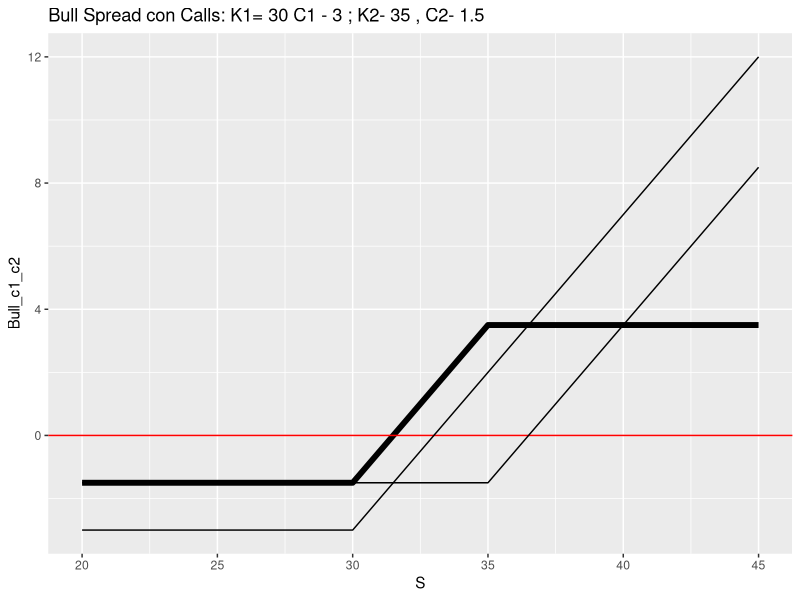
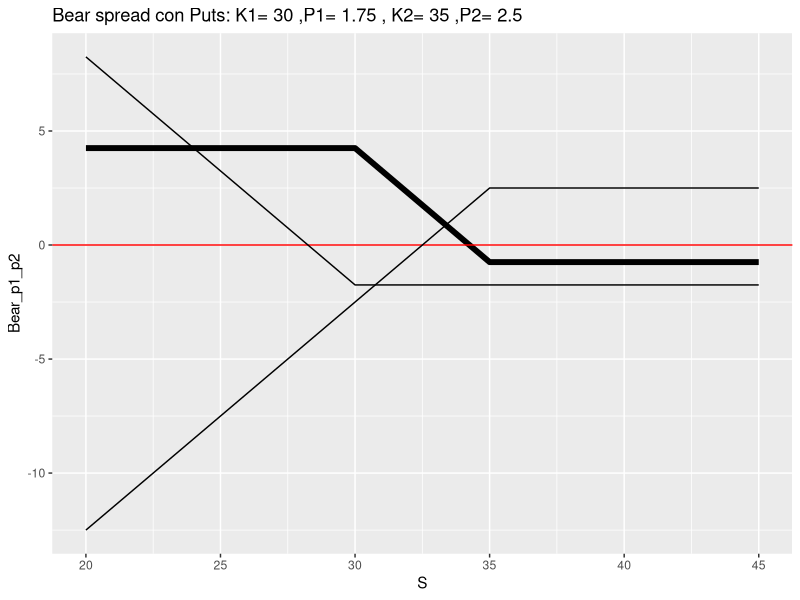

These figures' R source, in order:
rm(list = ls())
library(tidyverse)
library(flextable)

K1_C <- 30
C1 <- 3
K2_C <- 35
C2 <- 1.5
K3_C <- 40
C3 <- 0.75

K1_P <- 30
p1 <- 1.75
K2_P <- 35
p2 <- 2.5
K3_P <- 40
p3 <- 5


tibble(Variable = c('Strike', 'Prima'),
       Call_1 = c(K1_C, C1),
       Call_2 = c(K2_C, C2),
       Call_3 = c(K3_C, C3),
       
       Put_1 = c(K1_P, p1),
       Put_2 = c(K2_P, p2),
       Put_3 = c(K3_P, p3),
       ) %>%
  flextable() %>%
  colformat_double(digits=2)

# Bull C1 y C2-----------------------
S = seq(20, 45)
max(S - K1_C, 0)

PayoutCall_1 = unlist(map(S, function(x)max(x - K1_C, 0)))
RdoCall_1 = PayoutCall_1 - C1

PayoutCall_2 = unlist(map(S, function(x)max(x - K2_C, 0)))
RdoCall_2 = PayoutCall_2 - C2

df = tibble(S = S,
            C1 = RdoCall_1,
            C2 = RdoCall_2,
            Bull_c1_c2 = RdoCall_1 - RdoCall_2)

ggplot(df, aes(x=S, y=Bull_c1_c2)) + 
  geom_line(lwd = 2) + 
  geom_abline(slope=0, intercept=0, col='red') + 
  geom_line(aes(x=S, y=RdoCall_1)) + 
  geom_line(aes(x=S, y=RdoCall_2)) + 
  ggtitle(paste("Bull Spread con Calls: K1=", K1_C, "C1 -", C1,"; K2-", K2_C,", C2-", C2))

# Bear P1 y P2------------------------------------
S = seq(20, 45)
PayoutPut_1 = unlist(map(S, function(x)max(K1_P - x, 0)))
RdoPut_1 = PayoutPut_1 - p1

PayoutPut_2 = unlist(map(S, function(x)max(K2_P - x, 0)))
RdoPut_2 = PayoutPut_2 - p2

df_bear = tibble(S =S,
                 P1 = RdoPut_1,
                 P2 = RdoPut_2,
                 Bear_p1_p2 = RdoPut_2 - RdoPut_1)

ggplot(df_bear, aes(x=S, y=Bear_p1_p2)) + 
  geom_line(lwd = 2) + 
  geom_abline(slope = 0, intercept = 0, col='red') + 
  geom_line(aes(x=S, y=RdoPut_1)) + 
  geom_line(aes(x=S, y=-RdoPut_2)) +
  ggtitle(paste("Bear spread con Puts: K1=", K1_P, ",P1=",p1, ", K2=", K2_P, ",P2=", p2))

#Limite al precio de opciones

r = 0.12
vto = 3/12
S = 33
C1 >= S - K1_C * exp(-r*vto)
C2 >= S - K2_C * exp(-r*vto)
C3 >= S - K3_C * exp(-r*vto)

p1 >= K1_P * exp(-r*vto) - S
p2 >= K2_P * exp(-r*vto) - S
p3 >= K3_P * exp(-r*vto) - S

#Compro Cartera "A" y vendo "Cartera B"
S - K1_C * exp(-r*vto) - C1

-p3 - S + K3_P * exp(-r*vto)

#Paridad call-put

K1_C * exp(-r*vto) + C1==S + p1
K1_C * exp(-r*vto) + C1
S + p1 - (K1_C * exp(-r*vto) + C1)
